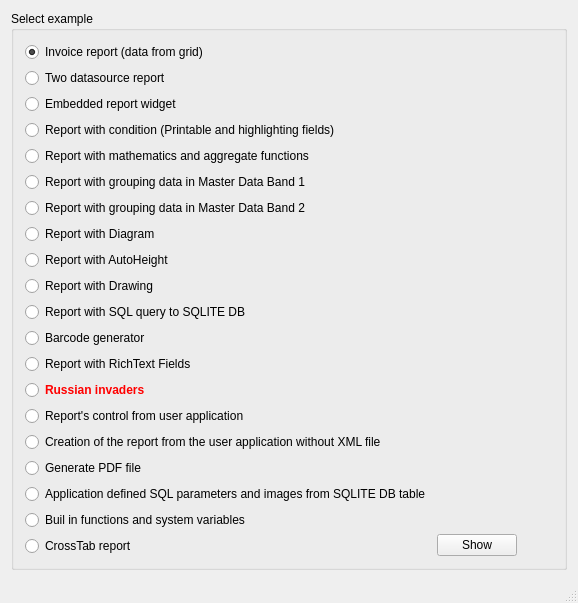
<?xml version="1.0" encoding="UTF-8"?>
<ui version="4.0">
 <class>MainWindow</class>
 <widget class="QMainWindow" name="MainWindow">
  <property name="geometry">
   <rect>
    <x>0</x>
    <y>0</y>
    <width>578</width>
    <height>554</height>
   </rect>
  </property>
  <property name="windowTitle">
   <string>QtRPT examples</string>
  </property>
  <property name="windowIcon">
   <iconset resource="../QtRPT/imagesRpt.qrc">
    <normaloff>:/QtRptDesigner/images/QtRptDesigner.ico</normaloff>:/QtRptDesigner/images/QtRptDesigner.ico</iconset>
  </property>
  <widget class="QWidget" name="centralWidget">
   <layout class="QVBoxLayout" name="verticalLayout_3">
    <item>
     <widget class="QGroupBox" name="groupBox">
      <property name="title">
       <string>Select example</string>
      </property>
      <layout class="QHBoxLayout" name="horizontalLayout_4">
       <item>
        <layout class="QVBoxLayout" name="verticalLayout_2">
         <item>
          <widget class="QRadioButton" name="rBtn1">
           <property name="text">
            <string>Invoice report (data from grid)</string>
           </property>
           <property name="checked">
            <bool>true</bool>
           </property>
          </widget>
         </item>
         <item>
          <widget class="QRadioButton" name="rBtn2">
           <property name="text">
            <string>Two datasource report</string>
           </property>
          </widget>
         </item>
         <item>
          <widget class="QRadioButton" name="rBtn3">
           <property name="text">
            <string>Embedded report widget</string>
           </property>
          </widget>
         </item>
         <item>
          <widget class="QRadioButton" name="rBtn4">
           <property name="text">
            <string>Report with condition (Printable and highlighting fields)</string>
           </property>
          </widget>
         </item>
         <item>
          <widget class="QRadioButton" name="rBtn5">
           <property name="text">
            <string>Report with mathematics and aggregate functions</string>
           </property>
          </widget>
         </item>
         <item>
          <widget class="QRadioButton" name="rBtn6a">
           <property name="text">
            <string>Report with grouping data in Master Data Band 1</string>
           </property>
          </widget>
         </item>
         <item>
          <widget class="QRadioButton" name="rBtn6b">
           <property name="text">
            <string>Report with grouping data in Master Data Band 2</string>
           </property>
          </widget>
         </item>
         <item>
          <widget class="QRadioButton" name="rBtn7">
           <property name="text">
            <string>Report with Diagram</string>
           </property>
          </widget>
         </item>
         <item>
          <widget class="QRadioButton" name="rBtn8">
           <property name="text">
            <string>Report with AutoHeight</string>
           </property>
          </widget>
         </item>
         <item>
          <widget class="QRadioButton" name="rBtn9">
           <property name="text">
            <string>Report with Drawing</string>
           </property>
          </widget>
         </item>
         <item>
          <widget class="QRadioButton" name="rBtn10">
           <property name="text">
            <string>Report with SQL query to SQLITE DB</string>
           </property>
          </widget>
         </item>
         <item>
          <widget class="QRadioButton" name="rBtn11">
           <property name="text">
            <string>Barcode generator</string>
           </property>
          </widget>
         </item>
         <item>
          <widget class="QRadioButton" name="rBtn12">
           <property name="text">
            <string>Report with RichText Fields</string>
           </property>
          </widget>
         </item>
         <item>
          <widget class="QRadioButton" name="rBtnRussian">
           <property name="font">
            <font>
             <weight>75</weight>
             <bold>true</bold>
            </font>
           </property>
           <property name="styleSheet">
            <string notr="true">color: rgb(255, 0, 0);</string>
           </property>
           <property name="text">
            <string>Russian invaders</string>
           </property>
          </widget>
         </item>
         <item>
          <widget class="QRadioButton" name="rBtn13">
           <property name="text">
            <string>Report's control from user application</string>
           </property>
          </widget>
         </item>
         <item>
          <widget class="QRadioButton" name="rBtn14">
           <property name="text">
            <string>Creation of the report from the user application without XML file</string>
           </property>
          </widget>
         </item>
         <item>
          <widget class="QRadioButton" name="rBtn15">
           <property name="text">
            <string>Generate PDF file</string>
           </property>
          </widget>
         </item>
         <item>
          <widget class="QRadioButton" name="rBtn16">
           <property name="text">
            <string>Application defined SQL parameters and images from SQLITE DB table</string>
           </property>
          </widget>
         </item>
         <item>
          <widget class="QRadioButton" name="rBtn17">
           <property name="text">
            <string>Buil in functions and system variables</string>
           </property>
          </widget>
         </item>
         <item>
          <widget class="QRadioButton" name="rBtn18">
           <property name="enabled">
            <bool>true</bool>
           </property>
           <property name="text">
            <string>CrossTab report</string>
           </property>
          </widget>
         </item>
        </layout>
       </item>
       <item>
        <layout class="QVBoxLayout" name="verticalLayout">
         <item>
          <widget class="QLabel" name="label">
           <property name="text">
            <string/>
           </property>
           <property name="pixmap">
            <pixmap resource="resurce.qrc">:/images/Logo128.png</pixmap>
           </property>
          </widget>
         </item>
         <item>
          <widget class="QPushButton" name="btnShow">
           <property name="text">
            <string>Show</string>
           </property>
          </widget>
         </item>
        </layout>
       </item>
       <item>
        <spacer name="horizontalSpacer_3">
         <property name="orientation">
          <enum>Qt::Horizontal</enum>
         </property>
         <property name="sizeHint" stdset="0">
          <size>
           <width>40</width>
           <height>20</height>
          </size>
         </property>
        </spacer>
       </item>
      </layout>
     </widget>
    </item>
    <item>
     <spacer name="verticalSpacer">
      <property name="orientation">
       <enum>Qt::Vertical</enum>
      </property>
      <property name="sizeHint" stdset="0">
       <size>
        <width>20</width>
        <height>40</height>
       </size>
      </property>
     </spacer>
    </item>
   </layout>
  </widget>
  <widget class="QMenuBar" name="menuBar">
   <property name="geometry">
    <rect>
     <x>0</x>
     <y>0</y>
     <width>578</width>
     <height>21</height>
    </rect>
   </property>
  </widget>
  <widget class="QStatusBar" name="statusBar"/>
  <action name="actionPrint">
   <property name="checkable">
    <bool>false</bool>
   </property>
   <property name="checked">
    <bool>false</bool>
   </property>
   <property name="enabled">
    <bool>true</bool>
   </property>
   <property name="text">
    <string>Print</string>
   </property>
  </action>
 </widget>
 <layoutdefault spacing="6" margin="11"/>
 <resources>
  <include location="../QtRPT/imagesRpt.qrc"/>
  <include location="../QtRPT/imagesRpt.qrc"/>
  <include location="resurce.qrc"/>
 </resources>
 <connections/>
</ui>
